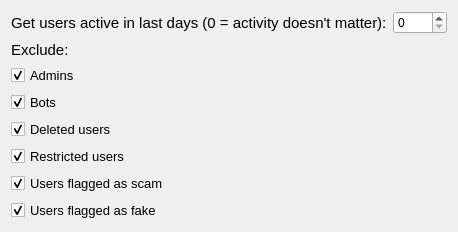
<?xml version="1.0" encoding="UTF-8"?>
<ui version="4.0">
 <class>Dialog</class>
 <widget class="QDialog" name="Dialog">
  <property name="geometry">
   <rect>
    <x>0</x>
    <y>0</y>
    <width>451</width>
    <height>232</height>
   </rect>
  </property>
  <property name="windowTitle">
   <string>Dialog</string>
  </property>
  <property name="modal">
   <bool>true</bool>
  </property>
  <layout class="QVBoxLayout" name="verticalLayout_2">
   <item>
    <layout class="QHBoxLayout" name="horizontalLayout">
     <item>
      <widget class="QLabel" name="last_active_days_label">
       <property name="font">
        <font>
         <pointsize>11</pointsize>
        </font>
       </property>
       <property name="text">
        <string>Get users active in last days (0 = activity doesn't matter):</string>
       </property>
      </widget>
     </item>
     <item>
      <widget class="QSpinBox" name="last_active_days_spin_box">
       <property name="maximum">
        <number>9999</number>
       </property>
      </widget>
     </item>
    </layout>
   </item>
   <item>
    <layout class="QVBoxLayout" name="verticalLayout">
     <item>
      <widget class="QLabel" name="exclude_label">
       <property name="font">
        <font>
         <pointsize>11</pointsize>
        </font>
       </property>
       <property name="text">
        <string>Exclude:</string>
       </property>
      </widget>
     </item>
     <item>
      <widget class="QCheckBox" name="admins_check_box">
       <property name="font">
        <font>
         <pointsize>10</pointsize>
        </font>
       </property>
       <property name="text">
        <string>Admins</string>
       </property>
       <property name="checked">
        <bool>true</bool>
       </property>
      </widget>
     </item>
     <item>
      <widget class="QCheckBox" name="bots_check_box">
       <property name="font">
        <font>
         <pointsize>10</pointsize>
        </font>
       </property>
       <property name="text">
        <string>Bots</string>
       </property>
       <property name="checked">
        <bool>true</bool>
       </property>
      </widget>
     </item>
     <item>
      <widget class="QCheckBox" name="deleted_users_check_box">
       <property name="font">
        <font>
         <pointsize>10</pointsize>
        </font>
       </property>
       <property name="text">
        <string>Deleted users</string>
       </property>
       <property name="checked">
        <bool>true</bool>
       </property>
      </widget>
     </item>
     <item>
      <widget class="QCheckBox" name="restricted_users_check_box">
       <property name="font">
        <font>
         <pointsize>10</pointsize>
        </font>
       </property>
       <property name="text">
        <string>Restricted users</string>
       </property>
       <property name="checked">
        <bool>true</bool>
       </property>
      </widget>
     </item>
     <item>
      <widget class="QCheckBox" name="scam_flagged_users_check_box">
       <property name="font">
        <font>
         <pointsize>10</pointsize>
        </font>
       </property>
       <property name="text">
        <string>Users flagged as scam</string>
       </property>
       <property name="checked">
        <bool>true</bool>
       </property>
      </widget>
     </item>
     <item>
      <widget class="QCheckBox" name="spam_flagged_users_check_box">
       <property name="font">
        <font>
         <pointsize>10</pointsize>
        </font>
       </property>
       <property name="text">
        <string>Users flagged as fake</string>
       </property>
       <property name="checked">
        <bool>true</bool>
       </property>
      </widget>
     </item>
    </layout>
   </item>
  </layout>
 </widget>
 <resources/>
 <connections/>
</ui>
